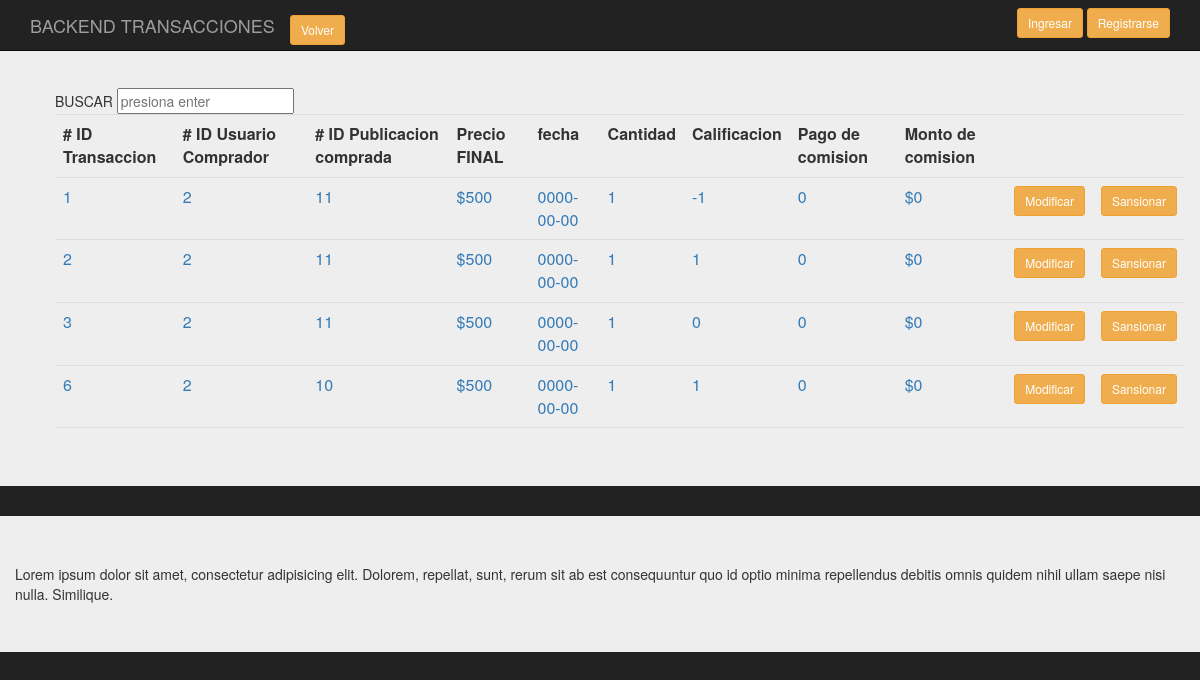
Before: /backend/Presentacion/BackTransaccion.php with the older database file.
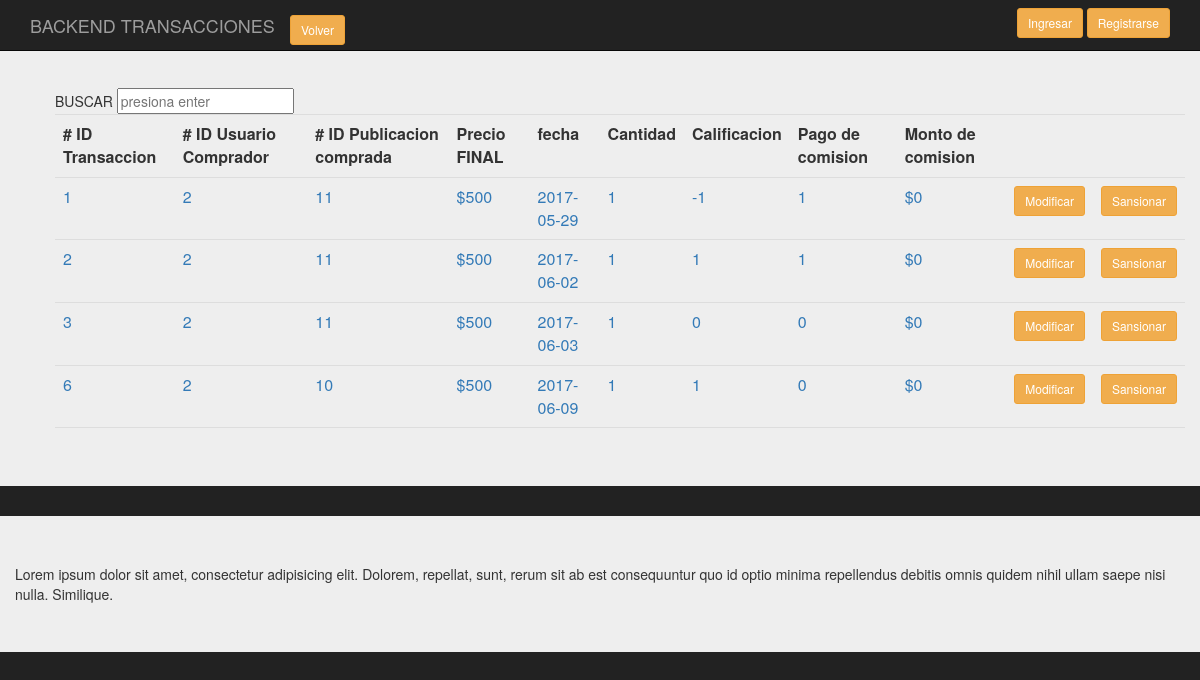
After: the same page with the newer database file.
### tables this page shows
CREATE TABLE `transaccion` (
  `id_trans` int(11) NOT NULL,
  `id_usut` int(11) NOT NULL,
  `id_pubt` int(11) NOT NULL,
  `precio_finalt` int(11) DEFAULT NULL,
  `fechat` date DEFAULT NULL,
  `cantidad` int(11) DEFAULT NULL,
  `calificaciont` int(1) DEFAULT NULL,
  `pago_comision` tinyint(1) NOT NULL,
  `comision_monto` int(11) NOT NULL,
  `comentariot` varchar(400) NOT NULL,
  `califico` int(11) NOT NULL
);

### backend/clases/Transaccion.class.php (called while the page is built, shortened)
<?php
require_once('../persistencia/PersistenciaTransaccion.class.php');
class Transaccion
{
    public function consultaTodos($conex)
    {
      $pu=new PersistenciaTransaccion;
      $datos= $pu->consTodos($conex);
      return $datos;
    }
}
?>

### backend/persistencia/PersistenciaTransaccion.class.php (called while the page is built, shortened)
<?php
class PersistenciaTransaccion
{
   public function consTodos( $conex)
   {
        $sql = "select * from transaccion";
        $result = $conex->prepare($sql);
		$result->execute();
		$resultados=$result->fetchAll();
       return $resultados;
    }
 }
?>

### backend/Presentacion/BackTransaccion.php (the view, shortened to what this page needs)
<?php
require_once('../clases/Transaccion.class.php');
?>
<!doctype html>
<html lang="en">
<head>
<link rel="stylesheet" href="https://maxcdn.bootstrapcdn.com/bootstrap/3.3.7/css/bootstrap.min.css">
<link rel="stylesheet" href="../css/estilos.css">
	</head>
<body>
		<div class="container">
			<nav class="navbar navbar-inverse navbar-fixed-top">
				  <div class="container">
					<div class="navbar-header">
					  <a class="navbar-brand" href="#">BACKEND TRANSACCIONES</a>
					  <div class="navbar-brand">
						<a href="index.php" class="btn btn-warning btn-sm">Volver</a>
					  </div>
					</div>
					<div id="navbar" class="navbar-collapse collapse">
					  <form class="navbar-form navbar-right">
						<a href="singin.php" class="btn btn-warning btn-sm">Ingresar</a>
						<a href="Login.php" class="btn btn-warning btn-sm">Registrarse</a>
					  </form>
					</div>
				  </div>
			</nav>
		</div>
		<div class="jumbotron">
			<div class="container-fluid">
				<section class="main row">
					<div class="col-md-12">
					<ol class="pre-scrollable">
										<table class="table">
																<form class="forma-busqueda cf" action="/search.php" method="post">
																	<input name="keywords" id="search_box" type="text" placeholder="presiona enter" >
																</form>
													<tr>
														<th># ID Transaccion</th>
														<th># ID Usuario Comprador</th>
														<th># ID Publicacion comprada</th>
														<th>Precio FINAL</th>
														<th>fecha</th>
														<th>Cantidad</th>
														<th>Calificacion</th>
														<th>Pago de comision</th>
														<th>Monto de comision</th>
														<th></th>
														<th></th>
													</tr>
												<?php
													$conex = conectar();
													$d = new Transaccion();
													$datos_d=$d->consultaTodos($conex);
													$cuenta=count($datos_d);
												?>
												<?php
												for ($i=0;$i<$cuenta;$i++)
												{
												?>
													<tr>
															<td><a value="<?php echo $datos_d[$i][0]?>"  ><?php echo $datos_d[$i][0]?></a></td>
															<td><a value="<?php echo $datos_d[$i][0]?>"  ><?php echo $datos_d[$i][1]?></a></td>
															<td><a value="<?php echo $datos_d[$i][0]?>"  ><?php echo $datos_d[$i][2]?></a></td>
															<td><a value="<?php echo $datos_d[$i][0]?>"  >$<?php echo $datos_d[$i][3]?></a></td>
															<td><a value="<?php echo $datos_d[$i][0]?>"  ><?php echo $datos_d[$i][4]?></a></td>
															<td><a value="<?php echo $datos_d[$i][0]?>"  ><?php echo $datos_d[$i][5]?></a></td>
															<td><a value="<?php echo $datos_d[$i][0]?>"  ><?php echo $datos_d[$i][6]?></a></td>
															<td><a value="<?php echo $datos_d[$i][0]?>"  ><?php echo $datos_d[$i][7]?></a></td>
															<td><a value="<?php echo $datos_d[$i][0]?>"  >$<?php echo $datos_d[$i][8]?></a></td>
															<td><a href="singin.php" class="btn btn-warning btn-sm">Modificar</a></td>
															<td><a href="Login.php" class="btn btn-warning btn-sm">Sansionar</a></td>
													</tr>
												<?php
												}
												?>
										</table>
					</ol>
					</div>
				</section>
			</div>
		</div>
		<div class="jumbotron">
		<div class="container">
			<div class="row">
			Lorem ipsum dolor sit amet, consectetur adipisicing elit. Dolorem, repellat, sunt, rerum sit ab est consequuntur quo id optio minima repellendus debitis omnis quidem nihil ullam saepe nisi nulla. Similique.
		</div>
		</div>
</body>
</html>

Changed rows visible on the page:
changed transaccion (number 1 of 4 on the later page): fechat "0000-00-00" → "2017-05-29"; pago_comision "0" → "1"
changed transaccion (number 2 of 4 on the later page): fechat "0000-00-00" → "2017-06-02"; pago_comision "0" → "1"
changed transaccion (number 3 of 4 on the later page): fechat "0000-00-00" → "2017-06-03"
changed transaccion (number 4 of 4 on the later page): fechat "0000-00-00" → "2017-06-09"
